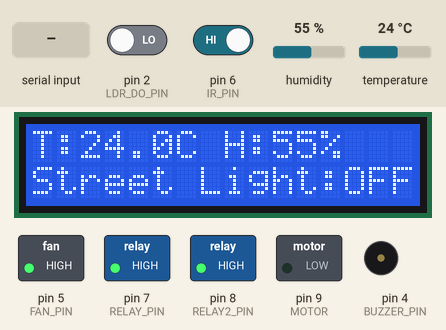
This sketch was run on a simulated Arduino Uno, built with avr-gcc and run on an emulated ATmega328P. Parts: 16×2 character LCD, switched loads named in the sketch (green lamp = pin HIGH), buzzer (waves = sounding, pin HIGH). The inputs (shaded band) are chosen by the test bench; at power-on: temperature 24 °C, pin 2 (LDR_DO_PIN) LOW, pin 6 (IR_PIN) HIGH, humidity 55 %. What the sketch prints to the serial monitor is not drawn.

Above: at 11.3 s.
11.4 s: temperature set to 39 °C
At 12.6 s:
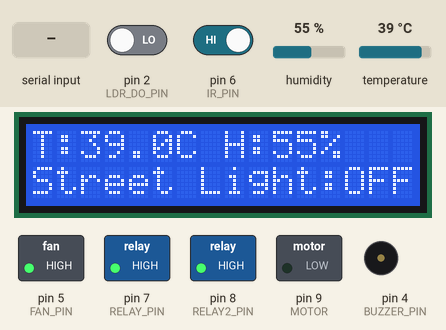
13.7 s: temperature set to 42 °C
At 15.1 s:
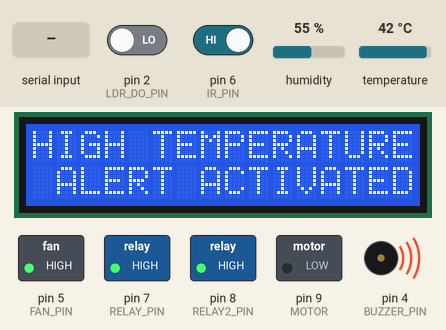
15.7 s: pin 2 (LDR_DO_PIN) driven HIGH
At 16.7 s:
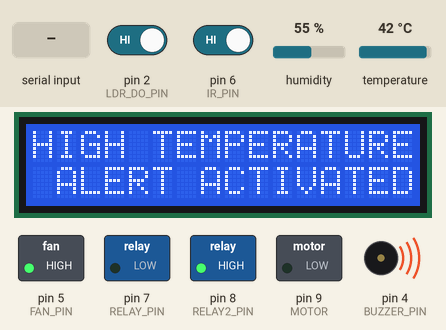
17.3 s: temperature set to 12 °C
At 21.9 s:
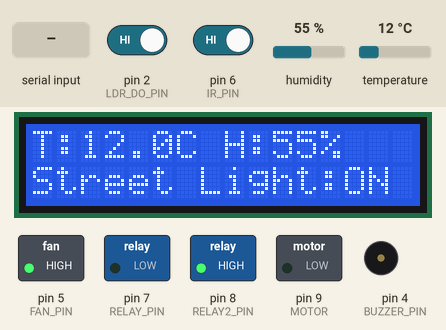
22.9 s: "relay2 on\n" received over Serial
At 24.0 s:
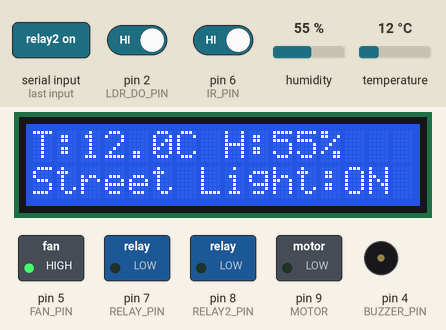
24.4 s: pin 6 (IR_PIN) driven LOW
At 24.8 s:
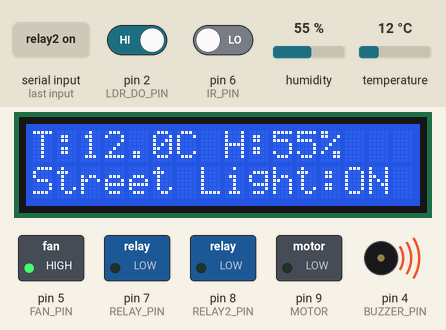
Timing chart, 0 to 28.8 s (numbered marks = the images above; inputs shaded):
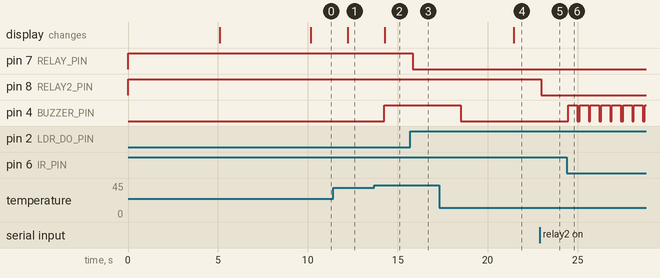

The sketch:

123.ino
```cpp
#include <DHT.h>
#include <Wire.h>
#include <LiquidCrystal_I2C.h>

// === Pin Definitions ===
#define DHTPIN 3          //temp
#define DHTTYPE DHT11
#define LDR_DO_PIN 2         //ldr ard inp
#define RELAY_PIN 7          //ldr light
#define RELAY2_PIN 8          //fri light
#define FAN_PIN 5  //fan
#define MOTOR 9
#define BUZZER_PIN 4        //buzzer
#define IR_PIN 6           //ir

// === Objects ===
DHT dht(DHTPIN, DHTTYPE);
LiquidCrystal_I2C lcd(0x27, 16, 2);

String command = "";
bool silentMode = false;
unsigned long lastAlertTime = 0;
const int alertDuration = 3000;
String currentAlert = "";

void setup() {
  pinMode(LDR_DO_PIN, INPUT);
  pinMode(IR_PIN, INPUT);
  pinMode(RELAY_PIN, OUTPUT);
  pinMode(RELAY2_PIN, OUTPUT);
  pinMode(FAN_PIN, OUTPUT);
  pinMode(BUZZER_PIN, OUTPUT);
  pinMode(MOTOR, OUTPUT);

  digitalWrite(RELAY_PIN, HIGH);
  digitalWrite(RELAY2_PIN, HIGH);
  digitalWrite(FAN_PIN, HIGH);
  digitalWrite(BUZZER_PIN, LOW);
  digitalWrite(MOTOR, LOW);

  Serial.begin(9600);
  dht.begin();
  lcd.init();
  lcd.backlight();

  lcd.setCursor(0, 0);
  lcd.print("Booting System  ");
   delay(5000);
   lcd.clear();
  lcd.setCursor(0, 0);
  lcd.print("JARVIS IS READY  ");
  delay(5000);
  lcd.clear();
}

void loop() {
  float temp = dht.readTemperature();
  float hum = dht.readHumidity();
  int ldrState = digitalRead(LDR_DO_PIN);
  int irState = digitalRead(IR_PIN);

  // === LDR Light Control ===
  if (ldrState == HIGH) {
    digitalWrite(RELAY_PIN, LOW); // Light ON when bright
    if (!silentMode) Serial.println("LDR: Bright → Light ON");
  } else {
    digitalWrite(RELAY_PIN, HIGH); // Light OFF when dark
    if (!silentMode) Serial.println("LDR: Dark → Light OFF");
  }

  // === IR Detection ===
  if (irState == LOW) {
    digitalWrite(BUZZER_PIN, HIGH);


    if (!silentMode) Serial.println("IR: Motion Detected");
    delay(500);
    digitalWrite(BUZZER_PIN, LOW);
  }

  // === High Temp Alert ===
  if (!isnan(temp) && temp > 40.0) {
    digitalWrite(BUZZER_PIN, HIGH);
    currentAlert = "HIGH TEMPERATURE ALERT ACTIVATED!";
    lastAlertTime = millis();
    if (!silentMode) Serial.println("TEMP: Overheat!");
  } else {
    digitalWrite(BUZZER_PIN, LOW);
  }

  // === LCD Display ===
  // === LCD Display ===
static unsigned long lastLcdUpdate = 0;
static float prevTemp = -1;
static float prevHum = -1;
static int prevLdr = -1;

if (millis() - lastAlertTime < alertDuration && currentAlert != "") {
  lcd.setCursor(0, 0);
  lcd.print(currentAlert.substring(0, 16));
  lcd.setCursor(0, 1);
  lcd.print(currentAlert.substring(16, 32));
} else if (millis() - lastLcdUpdate > 1000) {
  if (temp != prevTemp || hum != prevHum || ldrState != prevLdr) {
    lcd.clear();
    lcd.setCursor(0, 0);
    lcd.print("T:");
    lcd.print(temp, 1);
    lcd.print("C H:");
    lcd.print(hum, 0);
    lcd.print("%");

    lcd.setCursor(0, 1);
    lcd.print("Street Light:");
    lcd.print((ldrState == HIGH) ? "ON " : "OFF");

    prevTemp = temp;
    prevHum = hum;
    prevLdr = ldrState;
  }
  lastLcdUpdate = millis();
  currentAlert = "";
}


  // === Serial Commands ===
  if (Serial.available()) {
    command = Serial.readStringUntil('\n');
    command.trim();

    if (command == "relay2 on") {
      digitalWrite(RELAY2_PIN, LOW);
      if (!silentMode) Serial.println("FRIDAY: Manual Light ON");
    } else if (command == "relay2 off") {
      digitalWrite(RELAY2_PIN, HIGH);
      if (!silentMode) Serial.println("FRIDAY: Manual Light OFF");
    } else if (command == "fan on") {
      digitalWrite(FAN_PIN, LOW);
      digitalWrite(MOTOR , HIGH);
      if (!silentMode) Serial.println("FRIDAY: Fan ON");

    } else if (command == "fan off") {
      digitalWrite(FAN_PIN, HIGH);
      digitalWrite(MOTOR , LOW);
      if (!silentMode) Serial.println("FRIDAY: Fan OFF");
    } else if (command == "get temp") {
      silentMode = true; // Suppress debug prints
      float t = dht.readTemperature();
      if (!isnan(t)) {
        Serial.print("TEMP:");
        Serial.println(t, 1);
      } else {
        Serial.println("TEMP:Error");
      }
      silentMode = false;
    }
  }

  delay(100);  // Prevent flooding
}
```

Measured:
- the behaviour switches between 40 and 41 °C on temperature (found by bisection; images 1 and 2)
- after the input at 11.4 s, the display: changes after 0.82 s (image 1)
- after the input at 13.7 s, pin 4 (BUZZER_PIN): LOW → HIGH after 0.55 s; the display: changes after 0.58 s (image 2)
- after the input at 15.7 s, pin 7 (RELAY_PIN): HIGH → LOW after 0.12 s
- after the input at 17.3 s, pin 4 (BUZZER_PIN): HIGH → LOW after 1.2 s; the display: changes after 4.1 s (image 4)
- after the input at 22.9 s, pin 8 (RELAY2_PIN): HIGH → LOW after 0.08 s
- after the input at 24.4 s, pin 4 (BUZZER_PIN): alternates HIGH for 0.50 s and LOW for 0.10 s, starting after 0.08 s
